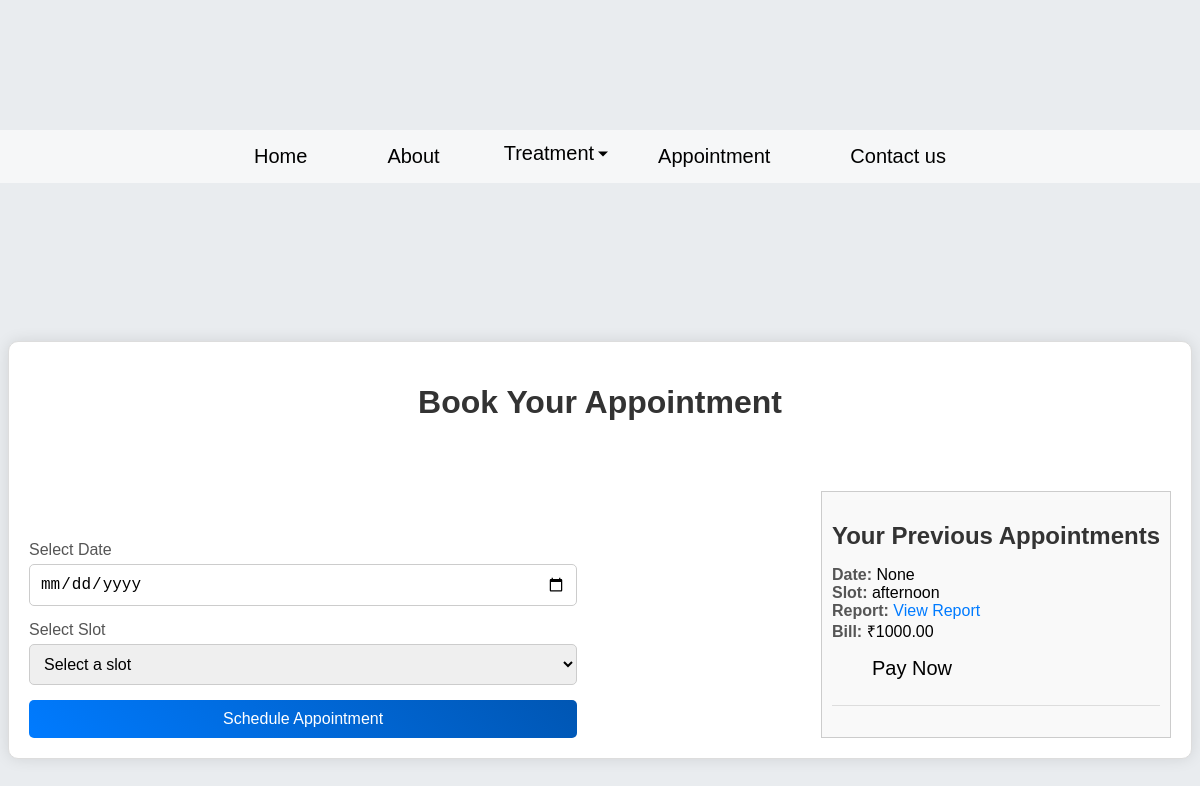
The app's page /appointment/book (signed in) with its own data.
### home_page/models.py (models this page shows, shortened)
class Appointment(models.Model):
    user = models.ForeignKey(User, on_delete=models.CASCADE)
    date = models.DateField()  # DateField to track appointment date
    slot = models.CharField(max_length=10)
    report = models.FileField(upload_to='reports/', blank=True, null=True)
    bill = models.DecimalField(max_digits=10, decimal_places=2, default=0)

### home_page/views.py (the view, shortened to what this page needs)
# urls.py: path('appointment/book', views.book_appointment, name='book_appointment'),
@login_required
def book_appointment(request):
    user = request.user
    appointments = Appointment.objects.filter(user=user).order_by('-date')
    selected_date = request.GET.get('date', timezone.now().date())
    available_slots = SlotAvailability.objects.filter(date=selected_date)
    return render(request, 'book_appointment.html', {
        'appointments': appointments,
        'available_slots': available_slots,
        'selected_date': selected_date
    })

### home_page/templates/book_appointment.html (shortened to what this page needs)
{% extends "base.html" %}
{% load static %}
{% load tz %}
{% block css_file %}
<link rel="stylesheet" href="{% static 'css/book_appointment.css' %}">
{% endblock css_file %}
{% block content %}
<div class="appointment-container">
    <h1>Book Your Appointment</h1>
    <div class="appointment-content">
        <div class="form-section">
            <form method="POST" action="{% url 'book_appointment' %}">
                <div class="input-group">
                    <label for="date">Select Date</label>
                    <input type="date" id="date" name="appointment_date" required>
                </div>
                <div class="input-group">
                    <label for="slot">Select Slot</label>
                    <select id="slot" name="appointment_slot" required>
                    <option value="">Select a slot</option>
                    </select>
                </div>
                <button type="submit" class="book-btn">Schedule Appointment</button>
            </form>
        </div>
        <div class="previous-appointments">
            <h2>Your Previous Appointments</h2>
            {% if appointments %}
                <ul>
                    {% for appointment in appointments %}
                        <li>
                            <strong>Date:</strong> {{ appointment.date }} <br>
                            <strong>Slot:</strong> {{ appointment.slot }} <br>
                            <strong>Report:</strong>
                            {% if appointment.report %}
                                <a href="{{ appointment.report.url }}" target="_blank">View Report</a>
                            {% else %}
                                No Report Available
                            {% endif %}
                            <br>
                            <strong>Bill:</strong> ₹{{ appointment.bill }} <br>
                            {% if appointment.bill == 0 %}
                                <span style="color: green;">No Payment Required</span>
                            {% elif appointment.paid %}
                                <span style="color: green;">Paid</span>
                            {% else %}
                                <button class="pay-btn" data-bill="{{ appointment.bill }}" data-appointment="{{ appointment.id }}">Pay Now</button>
                            {% endif %}
                        </li>
                    {% endfor %}
                </ul>
            {% else %}
                <p>No previous appointments found.</p>
            {% endif %}
        </div>
    </div>
</div>
{% endblock content %}

### DentCare/static/main/app.css (style rules this page uses)
button { padding: 15px 40px; background: none ; border: none; color: rgb(0, 0, 0); font-size: 20px; cursor: pointer; }
a { z-index: 1; }

### home_page/static/css/book_appointment.css (style rules this page uses)
body { font-family: 'Arial', sans-serif; background-color: #e9ecef; margin-top: 150px; padding: 0; height: 100vh; display: flex; justify-content: center; align-items: center; }
.appointment-container { width: 100%; max-width: 900px; padding: 20px; background: #ffffff; border-radius: 10px; box-shadow: 0 0 15px rgba(0, 0, 0, 0.1); border: 1px solid #ddd; margin-top: 150px; }
.appointment-content { display: flex; justify-content: space-between; }
.form-section { width: 48%; margin-top: 100px; }
.appointment-container h1 { color: #333; margin-bottom: 20px; text-align:center; }
.input-group { margin-bottom: 15px; }
.input-group label { display: block; margin-bottom: 5px; color: #555; }
.input-group input, .input-group select { width: 100%; padding: 10px; border: 1px solid #ccc; border-radius: 5px; font-size: 16px; transition: border 0.3s; }
.book-btn { width: 100%; padding: 10px; background: linear-gradient(45deg, #007bff, #0056b3); color: #fff; border: none; border-radius: 5px; font-size: 16px; cursor: pointer; transition: background 0.3s; }
.previous-appointments h2 { color: #333; margin-bottom: 10px; }
.previous-appointments ul { list-style: none; padding: 0; }
.previous-appointments li { margin-bottom: 15px; border-bottom: 1px solid #ddd; padding-bottom: 10px; }
.previous-appointments strong { color: #555; }
.previous-appointments a { color: #007bff; text-decoration: none; }

### home_page/templates/book_appointment.html (style rules this page uses)
.appointment-container { max-width: 1300px; margin: 0 auto; padding: 20px; }
.input-group input, .input-group select { width: 100%; padding: 10px; border: 1px solid #ccc; border-radius: 5px; box-sizing: border-box; }
.book-btn, #confirm-payment { width: 100%; padding: 10px 0; background-color: #007bff; color: white; border: none; border-radius: 5px; cursor: pointer; transition: background-color 0.3s ease; }
.previous-appointments { max-height: 400px; overflow-y: auto; border: 1px solid #ccc; padding: 10px; margin-top: 50px; background-color: #f9f9f9; }

### records on screen
Appointment: date "None", slot "afternoon", bill "1000.00"
